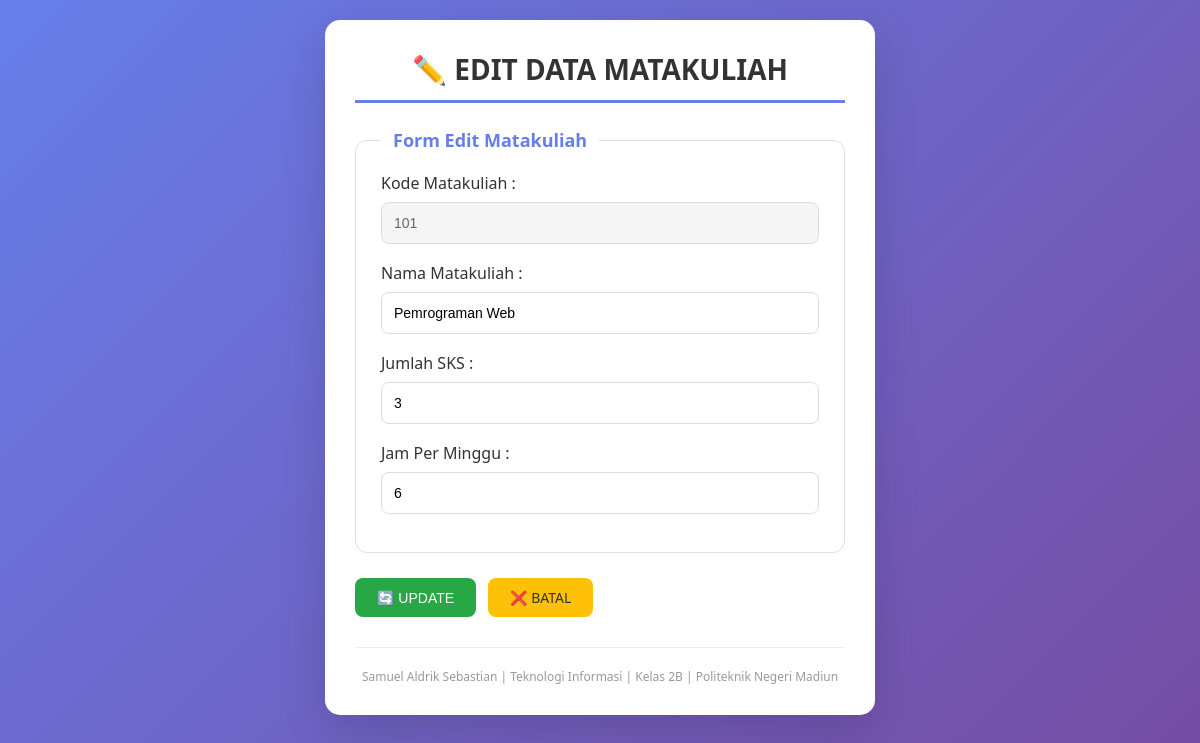
The page /matakuliah/editmatakuliah.php?kodeMK=101 on the database its author committed.
### tables this page shows
CREATE TABLE IF NOT EXISTS t_matakuliah (
    kodeMK INT(11) NOT NULL,
    namaMK VARCHAR(70) NOT NULL,
    sks INT(11) NOT NULL,
    jam INT(11) NOT NULL,
    PRIMARY KEY (kodeMK)
);

### matakuliah/editmatakuliah.php (the view, shortened to what this page needs)
<?php
include "../koneksi.php";
if (isset($_GET["kodeMK"])) {
    $id = mysqli_real_escape_string($link, $_GET["kodeMK"]);
    $query = "SELECT * FROM t_matakuliah WHERE kodeMK='$id'";
    $result = mysqli_query($link, $query);
    $data = mysqli_fetch_assoc($result);
    $kodeMK = $data["kodeMK"];
    $namaMK = $data["namaMK"];
    $sks = $data["sks"];
    $jam = $data["jam"];
} else {
    header("location: viewmatakuliah.php");
    exit();
}
?>
<!DOCTYPE html>
<html lang="id">
<head>
    <link rel="stylesheet" href="../style.css">
</head>
<body>
    <div class="container-form">
        <h1>✏️ EDIT DATA MATAKULIAH</h1>
        <form action="pedit_matakuliah.php" method="post">
            <fieldset>
                <legend>Form Edit Matakuliah</legend>
                <label for="kodeMKDisabled">Kode Matakuliah :</label>
                <input type="text" name="kodeMKDisabled" id="kodeMKDisabled" value="<?php echo $kodeMK; ?>" disabled>
                <label for="namaMK">Nama Matakuliah :</label>
                <input type="text" name="namaMK" id="namaMK" value="<?php echo htmlspecialchars($namaMK); ?>" required>
                <label for="sks">Jumlah SKS :</label>
                <input type="number" name="sks" id="sks" value="<?php echo $sks; ?>" required>
                <label for="jam">Jam Per Minggu :</label>
                <input type="number" name="jam" id="jam" value="<?php echo $jam; ?>" required>
            </fieldset>
            <div style="display: flex; gap: 12px;">
                <button type="submit" name="edit" class="btn btn-add">🔄 UPDATE</button>
                <a href="viewmatakuliah.php" class="btn btn-edit">❌ BATAL</a>
            </div>
        </form>
        <div class="footer">
            <p>Samuel Aldrik Sebastian | Teknologi Informasi | Kelas 2B | Politeknik Negeri Madiun</p>
        </div>
    </div>
</body>
</html>

### style.css (style rules this page uses)
* { margin: 0; padding: 0; box-sizing: border-box; }
body { font-family: 'Segoe UI', Tahoma, Geneva, Verdana, sans-serif; background: linear-gradient(135deg, #667eea 0%, #764ba2 100%); min-height: 100vh; padding: 20px; }
.container-form { max-width: 550px; margin: 0 auto; background: white; border-radius: 15px; padding: 30px; box-shadow: 0 15px 45px rgba(0,0,0,0.15); }
h1 { text-align: center; color: #333; margin-bottom: 25px; font-size: 28px; border-bottom: 3px solid #667eea; display: inline-block; width: 100%; padding-bottom: 12px; }
fieldset { border: 1px solid #e0e0e0; border-radius: 12px; padding: 20px 25px; margin-bottom: 25px; }
legend { padding: 0 12px; font-weight: bold; color: #667eea; font-size: 18px; }
label { display: block; margin-bottom: 8px; font-weight: 500; color: #333; }
input[type="text"], input[type="number"], input[type="email"] { width: 100%; padding: 12px; margin-bottom: 18px; border: 1px solid #ddd; border-radius: 8px; font-size: 14px; }
input:disabled { background: #f5f5f5; color: #666; }
.btn { display: inline-block; padding: 10px 22px; border: none; border-radius: 8px; cursor: pointer; font-size: 14px; font-weight: 500; text-decoration: none; transition: all 0.3s; }
.btn-add { background: #28a745; color: white; }
.btn-edit { background: #ffc107; color: #333; }
.footer { text-align: center; margin-top: 30px; padding-top: 20px; border-top: 1px solid #eee; color: #999; font-size: 12px; }

### rows shown on the page
t_matakuliah: kodeMKDisabled "101", namaMK "Pemrograman Web", sks "3", jam "6"
